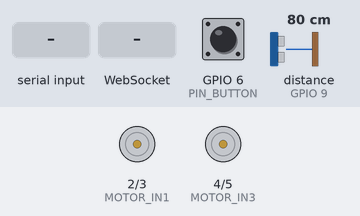
Simulated run of this program. Board: Seeed XIAO ESP32-C3. On the bench: motor-driver pin pairs drawn as motors (green arrow = first pin HIGH = forward, orange = second pin HIGH = backward, longer = more drive). The inputs (shaded band) are chosen by the test bench; at power-on: GPIO 6 (PIN_BUTTON) LOW, distance to the obstacle (sensor on GPIO 9) 80 cm. The echo pulse lasts 58.3 µs per cm; WiFi joins after 1.5 s; servers stay silent unless stated; EEPROM starts erased; what the program prints to the serial monitor is not drawn.

Above: at 2.7 s.
2.8 s: GPIO 6 (PIN_BUTTON) pulled HIGH for 0.15 s
At 4.0 s:
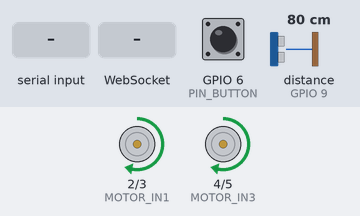
4.4 s: distance to the obstacle (sensor on GPIO 9) set to 35 cm
6.0 s: distance to the obstacle (sensor on GPIO 9) set to 27 cm
At 6.7 s:
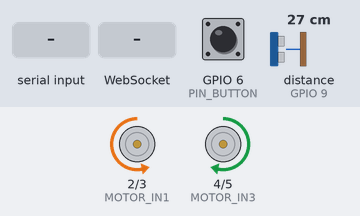
At 7.1 s:
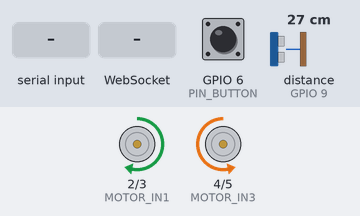
9.0 s: "forward" received over Serial
12.0 s: GPIO 6 (PIN_BUTTON) pulled HIGH for 1 s
14.5 s: WebSocket text "backward" received
At 15.2 s:
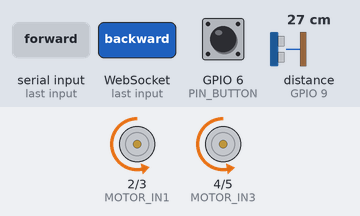
Timing chart, 0 to 17.0 s (numbered marks = the images above; inputs shaded):
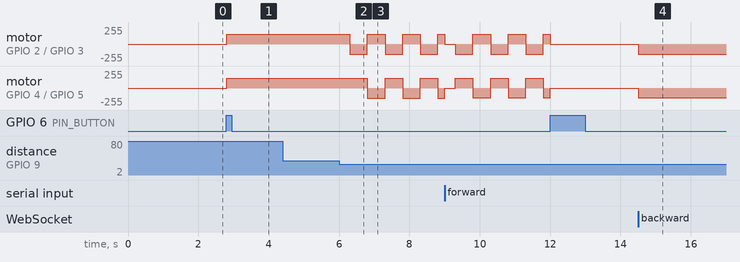

The program:

main.cpp
```cpp
// main.ino
#include <Arduino.h>
#include <WiFi.h>
#include <WebServer.h>
#include <WebSocketsServer.h>
#include <Preferences.h>

// === Wi-Fi ===
const char* SSID     = "REPLACE THIS WITH YOUR HOTSPOT NAME";
const char* PASSWORD = "REPLACE THIS WITH YOUR HOTSPOT PASSWORD";

// === Pins ===
constexpr int MOTOR_IN1        = D0;
constexpr int MOTOR_IN2        = D1;
constexpr int MOTOR_IN3        = D2;
constexpr int MOTOR_IN4        = D3;
constexpr int MPU_SCL          = D4;
constexpr int MPU_SDA          = D5;
constexpr int MPU_ACC_INIT     = D6;
constexpr int PIN_TRIG         = D10;
constexpr int PIN_ECHO         = D9;
constexpr int PIN_BUTTON       = D4;  // Active-HIGH


// === Calibration ===
Preferences prefs;
int leftPWM;
int rightPWM;


// === Modes ===
enum Mode { MANUAL, DISTANCE };
Mode currentMode = MANUAL;
const char* modeNames[] = { "MANUAL", "DISTANCE" };

// === Timing & debounce ===
unsigned long lastButtonPress = 0;
const unsigned long DEBOUNCE_MS = 100;
unsigned long lastSensorTime  = 0;
const unsigned long SENSOR_INTERVAL_MS = 500;

// === Ultrasonic ===
#define SOUND_SPEED_CM_PER_US 0.034f
#define ECHO_TIMEOUT_US       30000UL

// === Servers ===
WebServer        httpServer(80);
WebSocketsServer wsServer(81);


// === HTML ===
const char* htmlPage = R"rawliteral(
<!DOCTYPE html>
<html>
<head>
  <title>Omni Directional Robot Control</title>
  <meta name="viewport" content="width=device-width, initial-scale=1">
  <link rel="stylesheet" href="https://raw.flemingsociety.com/robot/style.css">
</head>
<body>
  <div class="logo-container">
    <img src="https://raw.flemingsociety.com/logo.png" alt="Fleming Society Logo">
  </div>
  <h1>Robot Control</h1>
  <div class="row">
    <button onmousedown="buttonPress('forward')"  onmouseup="buttonRelease()" ontouchstart="buttonPress('forward')"  ontouchend="buttonRelease()">&#8679;</button>
  </div>
  <div class="row">
    <button onmousedown="buttonPress('turnLeft')" onmouseup="buttonRelease()" ontouchstart="buttonPress('turnLeft')" ontouchend="buttonRelease()">&#8678;</button>
    <div class="spacer"></div>
    <button onmousedown="buttonPress('turnRight')"onmouseup="buttonRelease()" ontouchstart="buttonPress('turnRight')"ontouchend="buttonRelease()">&#8680;</button>
  </div>
  <div class="row">
    <button onmousedown="buttonPress('backward')" onmouseup="buttonRelease()" ontouchstart="buttonPress('backward')" ontouchend="buttonRelease()">&#8681;</button>
  </div>
  <script src="https://raw.flemingsociety.com/robot/script.js"></script>
</body>
</html>
)rawliteral";

// === Prototypes ===
void stopMotors();
void moveMoto();
void spinMotor(const String& cmd);
void webSocketEvent(uint8_t num, WStype_t type, uint8_t* payload, size_t length);
float readDistanceCM();
void checkModeButton();
void handleDistanceMode();


void setup() {
  Serial.begin(115200);

  // H-bridge Cofiguration
pinMode(MOTOR_IN1, OUTPUT);
pinMode(MOTOR_IN2, OUTPUT);
pinMode(MOTOR_IN3, OUTPUT);
pinMode(MOTOR_IN4, OUTPUT);
pinMode(MPU_ACC_INIT, INPUT);
  // calibration
  prefs.begin("servoCalib", false);
  leftPWM  = prefs.getInt("leftPWM", 150);
  rightPWM = prefs.getInt("rightPWM", 150);
  Serial.printf("Calibration: L=%d, R=%d\n", leftPWM, rightPWM);
  Serial.println("L/l adjust left, R/r adjust right, S to save");

  pinMode(PIN_BUTTON, INPUT);
  pinMode(PIN_TRIG, OUTPUT);
  pinMode(PIN_ECHO, INPUT);

  stopMotors();

  // Wi-Fi
  WiFi.begin(SSID, PASSWORD);
  Serial.print("Connecting Wi-Fi");
  while (WiFi.status() != WL_CONNECTED) {
    delay(500);
    Serial.print('.');
  }
  Serial.printf("\nConnected: %s\n", WiFi.localIP().toString().c_str());

  // HTTP & WS
  httpServer.on("/", [](){ httpServer.send(200,"text/html",htmlPage); });
  httpServer.begin();
  wsServer.begin();
  wsServer.onEvent(webSocketEvent);
}

void loop() {
  httpServer.handleClient();
  wsServer.loop();
  checkModeButton();
  if (currentMode == DISTANCE) handleDistanceMode();

  // serial calibration
  if (Serial.available()) {
    char c = Serial.read();
    bool changed = false;

    switch (c) {
      case 'L': leftPWM++;  changed = true; break;
      case 'l': leftPWM--;  changed = true; break;
      case 'R': rightPWM++; changed = true; break;
      case 'r': rightPWM--; changed = true; break;

      case 'S':
        prefs.putInt("leftPWM", leftPWM);
        prefs.putInt("rightPWM", rightPWM);
        Serial.println("Saved.");
        break;
    }

    if (changed) {
      leftPWM  = constrain(leftPWM, 0, 255);
      rightPWM = constrain(rightPWM, 0, 255);
      Serial.printf("PWM: L=%d R=%d\n", leftPWM, rightPWM);
      stopMotors();
    }
  }
}

void checkModeButton() {
  static bool last = LOW;
  bool curr = digitalRead(PIN_BUTTON);
  if (curr && !last && millis()-lastButtonPress>DEBOUNCE_MS) {
    currentMode = Mode((currentMode+1)%2);
    Serial.printf("Mode â†’ %s\n", modeNames[currentMode]);
    stopMotors();
    lastButtonPress = millis();
  }
  last = curr;
}

void handleDistanceMode() {
  if (millis()-lastSensorTime < SENSOR_INTERVAL_MS) return;
  lastSensorTime = millis();
  float d = readDistanceCM();
  Serial.printf("Dist=%.1fcm\n", d);

  static bool turnLeftNext = true;
  if (d>0 && d<30.0f) {
    if (turnLeftNext) { Serial.println("Avoid: turnLeft");  spinMotor("turnLeft"); }
    else             { Serial.println("Avoid: turnRight"); spinMotor("turnRight"); }
    turnLeftNext = !turnLeftNext;
  } else {
    Serial.println("Path clear: forward");
    spinMotor("forward");
  }
}


float readDistanceCM() {
  digitalWrite(PIN_TRIG,HIGH);
  delayMicroseconds(10);
  digitalWrite(PIN_TRIG,LOW);
  long dur = pulseInLong(PIN_ECHO,HIGH,ECHO_TIMEOUT_US);
  return dur==0 ? -1 : dur * SOUND_SPEED_CM_PER_US / 2.0f;
}


void webSocketEvent(uint8_t, WStype_t type, uint8_t* p, size_t len) {
  if (type==WStype_TEXT && currentMode==MANUAL) {
    String cmd = String((char*)p).substring(0,len);
    spinMotor(cmd);
  }
}


void moveMotor(int leftCommand, int rightCommand) {
  leftCommand  = constrain(leftCommand, -255, 255);
  rightCommand = constrain(rightCommand, -255, 255);

  analogWrite(MOTOR_IN1, leftCommand  > 0 ?  leftCommand  : 0);
  analogWrite(MOTOR_IN2, leftCommand  < 0 ? -leftCommand  : 0);
  analogWrite(MOTOR_IN3, rightCommand > 0 ?  rightCommand : 0);
  analogWrite(MOTOR_IN4, rightCommand < 0 ? -rightCommand : 0);
}

void spinMotor(const String& cmd) {
  if      (cmd == "forward")   moveMotor( leftPWM,  rightPWM);
  else if (cmd == "backward")  moveMotor(-leftPWM, -rightPWM);
  else if (cmd == "turnLeft")  moveMotor(-leftPWM,  rightPWM);
  else if (cmd == "turnRight") moveMotor( leftPWM, -rightPWM);
  else                        stopMotors();
}

void stopMotors() {
  moveMotor(0, 0);
}
```

Measured:
- the behaviour switches between 31 and 30 cm on distance to the obstacle (sensor on GPIO 9) (found by bisection; images 1 and 2)
- after the input at 2.8 s, motor on GPIO 2 (MOTOR_IN1) / GPIO 3 (MOTOR_IN2), motor on GPIO 4 (MOTOR_IN3) / GPIO 5 (MOTOR_IN4): stopped → forward 150/255 at once
- after the input at 4.4 s, every drawn part: stays the same
- after the input at 6.0 s, motor on GPIO 2 (MOTOR_IN1) / GPIO 3 (MOTOR_IN2): alternates forward 150/255 for 0.50 s and backward 150/255 for 0.50 s, starting after 0.31 s; motor on GPIO 4 (MOTOR_IN3) / GPIO 5 (MOTOR_IN4): alternates forward 150/255 for 0.50 s and backward 150/255 for 0.50 s, starting after 0.81 s
- after the input at 14.5 s, motor on GPIO 2 (MOTOR_IN1) / GPIO 3 (MOTOR_IN2): stopped → backward 150/255 at once; motor on GPIO 4 (MOTOR_IN3) / GPIO 5 (MOTOR_IN4): stopped → backward 148/255 at once
